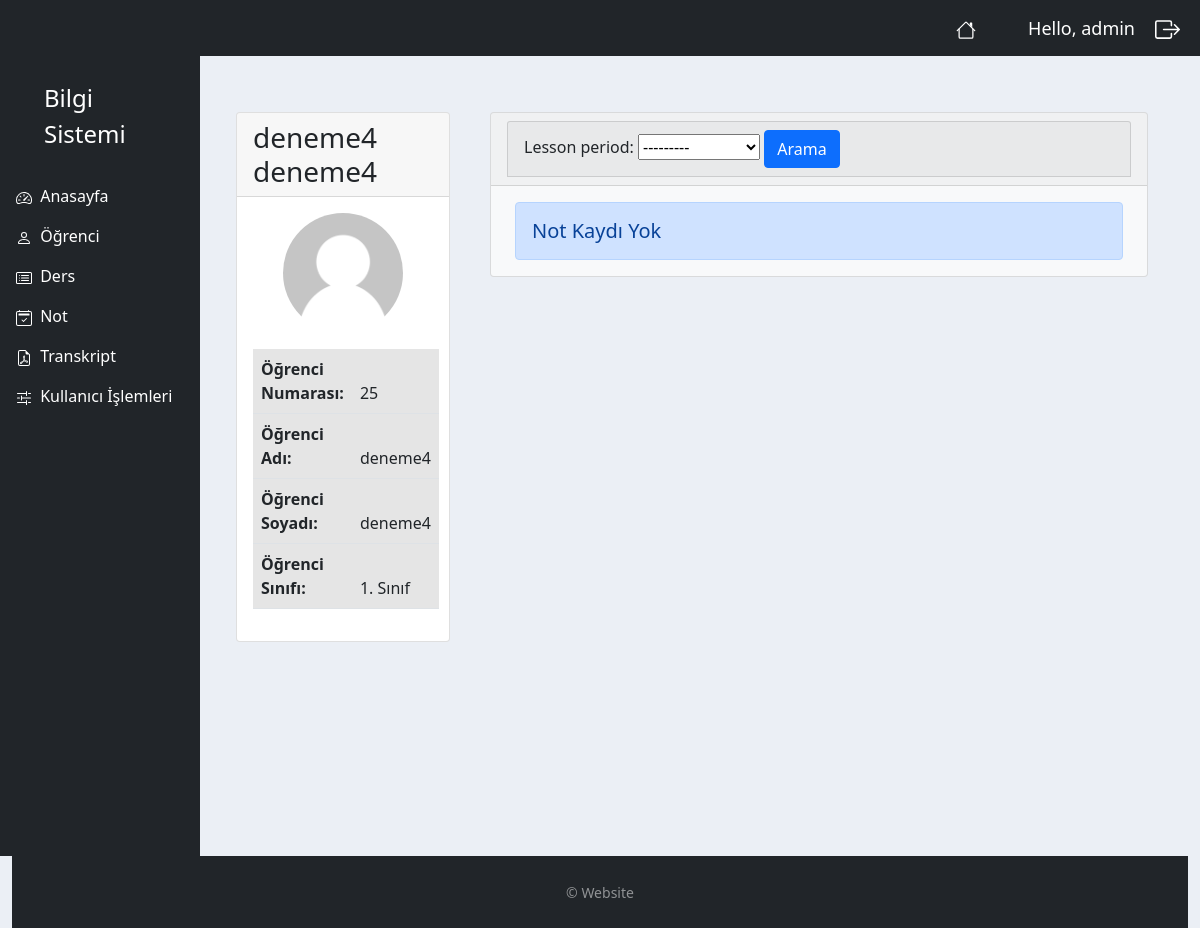
The page /student_notes_view/9/ (signed in) on the database as committed earlier.
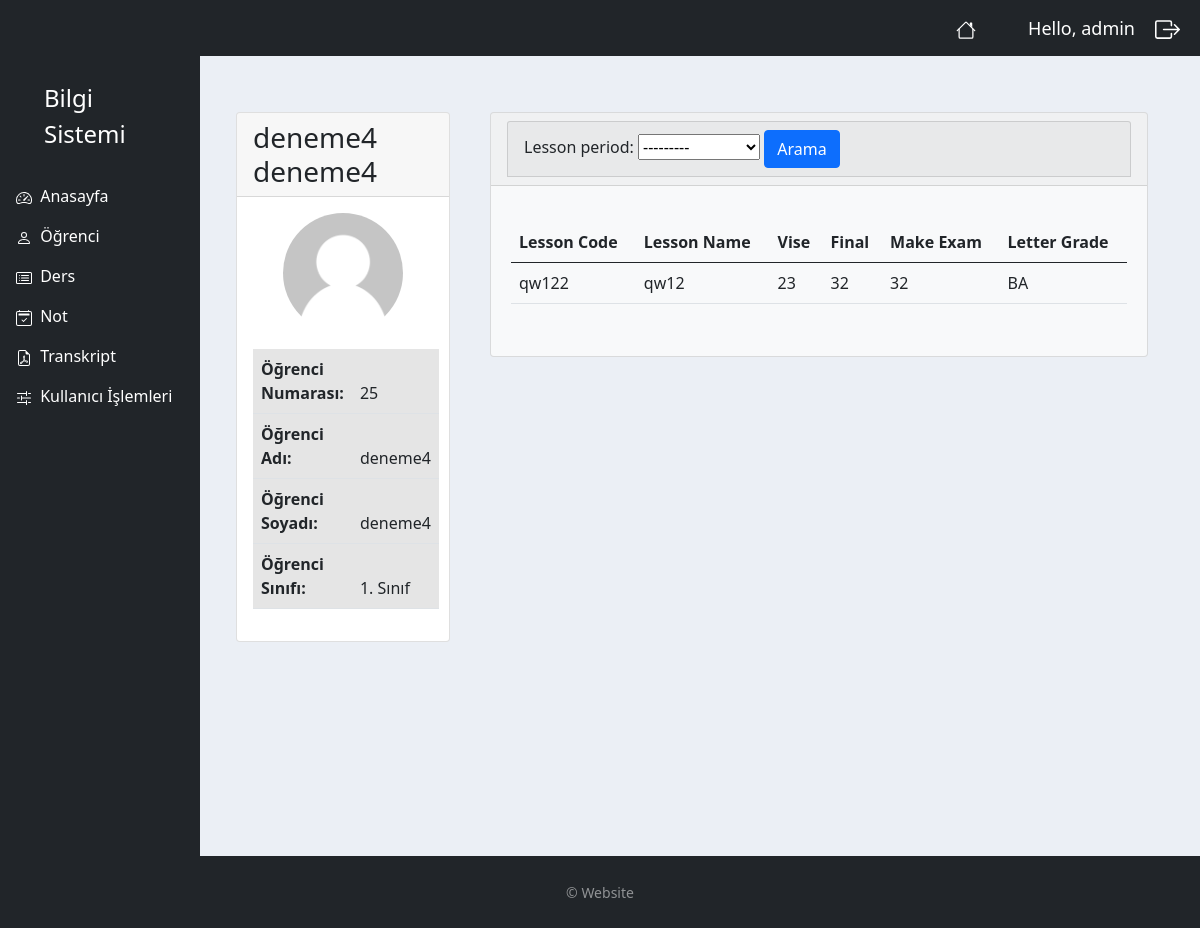
The same page on the database as committed later.
### myapp/models.py (models this page shows, shortened)
class Student(models.Model):
    user =models.OneToOneField(User, blank=True, null=True, on_delete=models.CASCADE)
    name = models.CharField(max_length=50, null=True)
    surname = models.CharField(max_length=50, null=True)
    num = models.IntegerField(null=True, blank=True)
    grade = models.IntegerField(null=True, blank=True)
    profile_pic = models.ImageField(default="user.jpeg", null=True, blank=True)
    department = models.ManyToManyField(Department)

class Notes(models.Model):
    STATUS1 = (
        ('gecti', 'Geçti'),
        ('kaldi', 'Kaldı'),
    )
    STATUS2 = (
        ('AA', 'AA'),
        ('BA', 'BA'),
        ('BB', 'BB'),
        ('CB', 'CB'),
        ('CC', 'CC'),
        ('DC', 'DC'),
        ('DD', 'DD'),
        ('FD', 'FD'),
        ('FF', 'FF'),
    )
    lesson = models.ForeignKey(Lesson, null=True, on_delete=models.SET_NULL)
    student = models.ForeignKey(Student, null=True, on_delete=models.SET_NULL)
    vise = models.IntegerField(null=True, blank=True)
    final = models.IntegerField(null=True, blank=True)
    mkexam = models.IntegerField(null=True, blank=True)
    lettergrade = models.CharField(max_length=2, null=True, choices=STATUS2)
    ort = models.IntegerField(blank=True, null=True)
    status = models.CharField(max_length=5, null=True, choices=STATUS1)

class Lesson(models.Model):
    lcode = models.CharField(blank=True, max_length=50)
    lname = models.CharField(blank=True, max_length=50)
    lcredit = models.IntegerField(blank=True, null=True)
    period = models.ForeignKey(Period, null=True, on_delete=models.SET_NULL)
    student = models.ManyToManyField(Student)

### myapp/decorators.py (the view)
        def wrapper_func(request, *args, **kwargs):
            group =None
            if request.user.groups.exists():
                group = request.user.groups.all()[0].name
            if group in allowed_roles:
                return view_func(request, *args, **kwargs)
            else:
                return HttpResponse('You are not authorized to view this page')

### myapp/models.py (called while the page is built)
    def __str__(self):
        return self.name

### myapp/templates/accounts/student_notes_view.html (shortened to what this page needs)
{% extends 'accounts/main.html' %}
{% block content %}
    <br>
<div class="container-fluid">
    <div class="row">
        <div class="col-md-3">
                <div class="row">
                    <div class="col">
                        <div class="col-md">
                            <div class="card mb-3">
                              <h3 class="card-header">{{ student.name }} {{ student.surname }}</h3>
                              <img class="profile-pic" src="{{ student.profile_pic.url }}">
                              <div class="card-body">
                                  <table class="table table-hover">
                                    <thead>
                                        <tr class="table-active">
                                          <th scope="row">Öğrenci Numarası: </th>
                                          <td>{{ student.num }}</td>
                                        </tr>
                                        <tr class="table-active">
                                          <th scope="row">Öğrenci Adı: </th>
                                          <td>{{ student.name }}</td>
                                        </tr>
                                        <tr class="table-active">
                                          <th scope="row">Öğrenci Soyadı: </th>
                                          <td>{{ student.surname }}</td>
                                        </tr>
                                        <tr class="table-active">
                                          <th scope="row">Öğrenci Sınıfı: </th>
                                          <td>{{ student.grade }}. Sınıf</td>
                                        </tr>
                                    </thead>
                                  </table>
                              </div>
                            </div>
                        </div>
                    </div>
                </div>
        </div>
        <div class="col-md-9">
          <div class="card bg-light ms-3 me-3 mb-3">
                <div class="card-header">
                    <div class="col">
                        <div class="card card-header">
                            <form method="get">
                                {{ myFilter.form }}
                                <button class="btn btn-primary" type="submit">Arama</button>
                            </form>
                        </div>
                    </div>
                </div>
          {% if notes %}
                <div class="card-body m-1">
                    <p class="card-text">
                        <div class="table-responsive">
                            <table class="table table-hover">
                                <thead>
                                    <tr>
                                        <th scope="col">Lesson Code</th>
                                        <th scope="col">Lesson Name</th>
                                        <th scope="col">Vise</th>
                                        <th scope="col">Final</th>
                                        <th scope="col">Make Exam</th>
                                        <th scope="col">Letter Grade</th>
                                    </tr>
                                </thead>
                                <tbody>
                                {% for note in notes %}
                                   <tr>
                                        <td>{{ note.lesson.lcode }}</td>
                                        <td>{{ note.lesson.lname }}</td>
                                        <td>{{ note.vise }}</td>
                                        <td>{{ note.final }}</td>
                                        <td>{{ note.mkexam }}</td>
                                        <td>{{ note.lettergrade }}</td>
                                   </tr>
                                {% endfor %}
                                </tbody>
                            </table>
                        </div>
                    </p>
                </div>
            </div>
          {% else %}
            <h5 class="alert alert-primary ms-4 me-4">Not Kaydı Yok</h5>
          {% endif %}
        </div>
    </div>
</div>
{% endblock content %}

### myapp/templates/accounts/main.html (shortened to what this page needs)
{% load static %}
<!DOCTYPE html>
<html lang="en">
<head>
    <link rel="stylesheet" href="https://cdnjs.cloudflare.com/ajax/libs/font-awesome/6.1.2/css/all.min.css">
    <link href="https://cdn.jsdelivr.net/npm/bootstrap@5.0.2/dist/css/bootstrap.min.css" rel="stylesheet">
    <link rel="stylesheet" type="text/css" href="{% static '/css/main.css' %}">
</head>
<body>
    {% include 'accounts/navbar.html' %}
    <div class="container-fluid">
        <div class="row flex-nowrap">
            {% include 'accounts/sidebar.html' %}
            <div class="col py-3">
                {% block content %}
                {% endblock content %}
            </div>
        </div>
    </div>
    {% include 'accounts/footer.html' %}
</body>
</html>

### myapp/templates/accounts/navbar.html (shortened to what this page needs)
{% load static %}
<nav class="navbar navbar-expand-lg navbar-dark bg-dark">
    <span><a href="/" class="nav-link text-white align-middle px-5">
          </a>
    </span>
    <span class="hello-msg">Hello, {{ request.user }} </span>
    <span ><a  class="hello-msg " href="{% url 'logout' %}">
        </a>
    </span>
</nav>

### myapp/templates/accounts/sidebar.html (shortened to what this page needs)
        <div class="col-auto col-md-3 col-xl-2 px-sm-2 px-0 bg-dark">
            <div class="d-flex flex-column align-items-center align-items-sm-start px-2 pt-4 text-white min-vh-100">
                <a href="/" class="d-flex align-items-center pb-4 px-1 mb-md-0 me-md-auto text-white text-decoration-none">
                    <span class="fs-4 d-none ms-4 d-sm-inline">Bilgi Sistemi</span>
                </a>
                {% if request.user.is_staff %}
                <ul class="nav nav-pills flex-column mb-sm-auto mb-0 align-items-center align-items-sm-start" id="menu">
                    <li class="nav-item">
                        <a href="/" class="nav-link text-white align-middle px-0">
                             <span class="ms-1 d-none d-sm-inline">Anasayfa</span>
                        </a>
                    </li>
                    <li>
                        <a href="#submenu1" data-bs-toggle="collapse" class="nav-link text-white px-0 align-middle">
                             <span class="ms-1 d-none d-sm-inline">Öğrenci</span> </a>
                    </li>
                    <li>
                        <a href="#submenu2" data-bs-toggle="collapse" class="nav-link text-white px-0 align-middle ">
                             <span class="ms-1 d-none d-sm-inline">Ders</span></a>
                    </li>
                    <li>
                        <a href="#submenu3" data-bs-toggle="collapse" class="nav-link text-white px-0 align-middle">
                             <span class="ms-1 text-white d-none d-sm-inline">Not</span> </a>
                    </li>
                    <li>
                        <a href="#submenu4" data-bs-toggle="collapse" class="nav-link text-white px-0 align-middle ">
                            <span class="ms-1 d-none d-sm-inline">Transkript</span></a>
                    </li>
                    <li>
                        <a href="#" class="nav-link px-0 text-white align-middle">
                             <span class="ms-1 d-none d-sm-inline">Kullanıcı İşlemleri</span> </a>
                    </li>
                </ul>
                {% endif %}
            </div>
        </div>

### myapp/templates/accounts/footer.html (shortened to what this page needs)
  <footer id="sticky-footer" class="flex-shrink-0 py-4 bg-dark text-white-50">
    <div class="container text-center">
      <small> &copy; Website </small>
    </div>
  </footer>

### static/css/main.css (style rules this page uses)
body { background-color: #ebeff5; }

### myapp/templates/accounts/navbar.html (style rules this page uses)
.hello-msg { font-size: 18px; color: #fff; margin-right: 20px; }

### myapp/templates/accounts/student_notes_view.html (style rules this page uses)
.profile-pic { max-width: 120px; max-height: 120px; margin: 0 auto; border-radius: 50%; }

### myapp/templates/accounts/footer.html (style rules this page uses)
html, body { height: 100%; }

Rows that differ between the two databases and show on the page:
added Notes: lesson.lcode "qw122", lesson.lname "qw12", vise "23", final "32", mkexam "32", lettergrade "BA"
Other text that changed with them:
text no longer shown: "Not Kaydı Yok"
text now shown: "Lesson Code Lesson Name Vise Final Make Exam Letter Grade"
